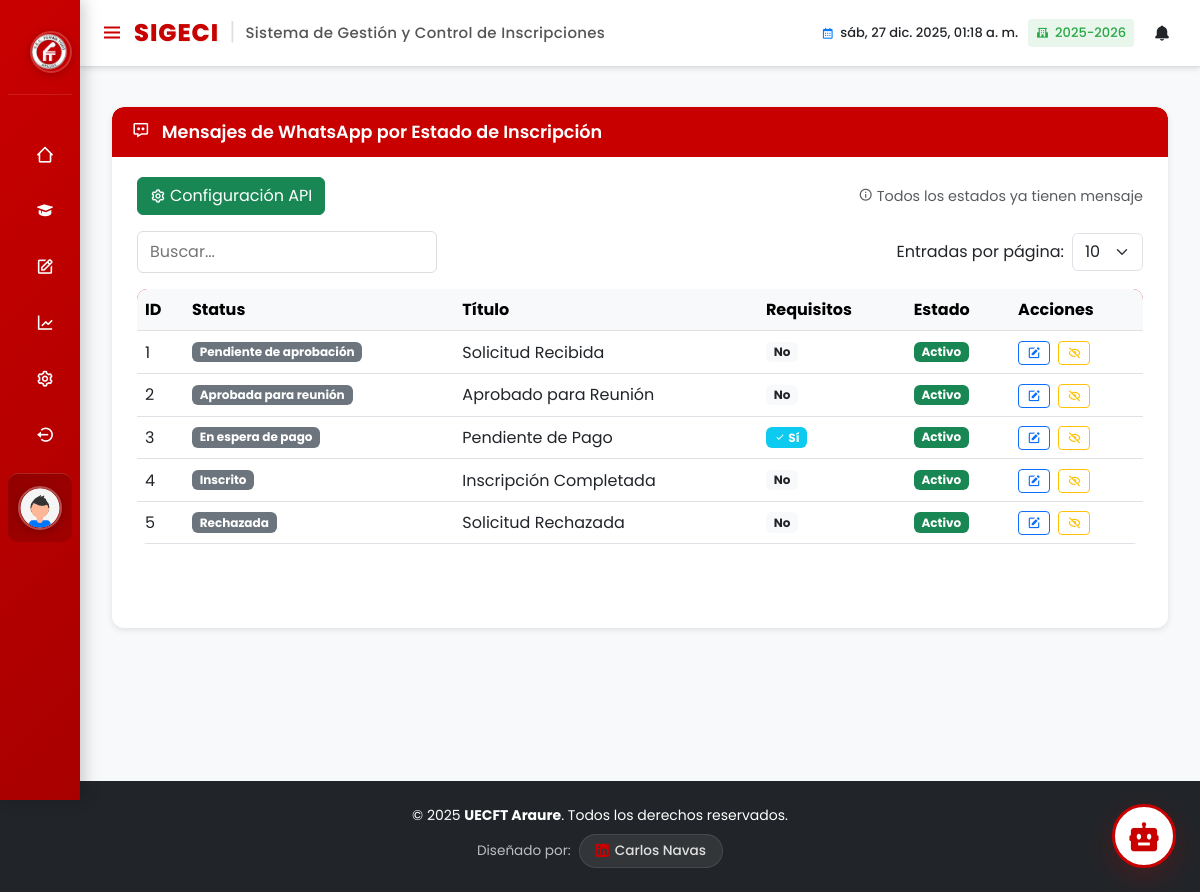
/vistas/configuracion/whatsapp/mensajes.php (signed in), run on an earlier commit of the app's database.
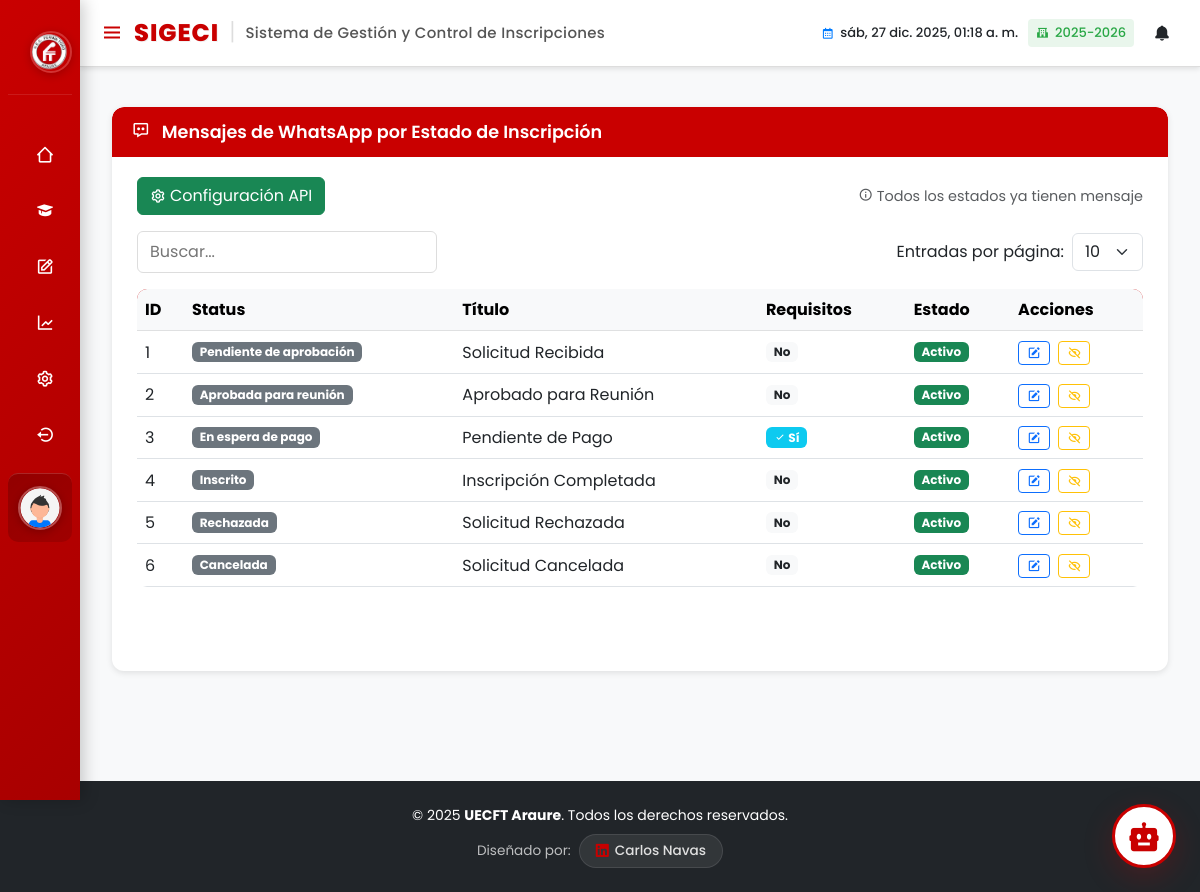
And on a later commit of the database.
### tables this page shows
CREATE TABLE fecha_escolar (
    IdFecha_Escolar int NOT NULL AUTO_INCREMENT PRIMARY KEY,
    fecha_escolar varchar(50) NOT NULL,
    fecha_activa BOOLEAN NOT NULL DEFAULT FALSE,
    inscripcion_activa BOOLEAN NOT NULL DEFAULT FALSE,
    renovacion_activa BOOLEAN NOT NULL DEFAULT FALSE
);

CREATE TABLE mensaje_whatsapp (
    IdMensajeWhatsapp INT NOT NULL AUTO_INCREMENT PRIMARY KEY,
    IdStatus INT NOT NULL COMMENT 'Status de inscripción asociado',
    titulo VARCHAR(100) NOT NULL COMMENT 'Título identificador del mensaje',
    contenido TEXT NOT NULL COMMENT 'Contenido del mensaje con variables (soporta emojis)',
    incluir_requisitos BOOLEAN NOT NULL DEFAULT FALSE COMMENT 'Si se incluyen requisitos del nivel',
    activo BOOLEAN NOT NULL DEFAULT TRUE COMMENT 'Si el mensaje está activo',
    fecha_creacion DATETIME DEFAULT CURRENT_TIMESTAMP,
    fecha_actualizacion DATETIME DEFAULT CURRENT_TIMESTAMP ON UPDATE CURRENT_TIMESTAMP,
    FOREIGN KEY (IdStatus) REFERENCES status(IdStatus)
);

CREATE TABLE status (
    IdStatus int NOT NULL AUTO_INCREMENT PRIMARY KEY,
    IdTipo_Status int NOT NULL,
    status varchar(50) NOT NULL,
    FOREIGN KEY (IdTipo_Status) REFERENCES tipo_status(IdTipo_Status)
);

### modelos/MensajeWhatsapp.php (called while the page is built, shortened)
<?php
class MensajeWhatsapp {
    private $conn;
    private $table = "mensaje_whatsapp";
    public function __construct($db) {
        $this->conn = $db;
    }
    public function obtenerTodos() {
        $query = "SELECT m.*, s.status as nombre_status
                  FROM " . $this->table . " m
                  INNER JOIN status s ON m.IdStatus = s.IdStatus
                  ORDER BY m.IdStatus ASC, m.activo DESC";
        $stmt = $this->conn->prepare($query);
        $stmt->execute();
        return $stmt->fetchAll(PDO::FETCH_ASSOC);
    }
}

### vistas/configuracion/whatsapp/mensajes.php (the view, shortened to what the rows shown need)
<?php
require_once __DIR__ . '/../../../modelos/MensajeWhatsapp.php';
$database = new Database();
$conexion = $database->getConnection();
$mensajeModel = new MensajeWhatsapp($conexion);
$mensajes = $mensajeModel->obtenerTodos();
$esAdmin = ($_SESSION['idPerfil'] == 1);
?>
<head>
</head>
<?php include '../../layouts/menu.php'; ?>
<?php include '../../layouts/header.php'; ?>
<section class="home-section">
    <div class="main-content">
        <div class="container">
            <div class="row justify-content-center">
                <div class="col-12">
                    <div class="card">
                        <div class="card-body">
                            <div class="table-responsive">
                                <table class="table table-hover align-middle" id="tabla-mensajes">
                                    <thead class="table-light">
                                        <tr>
                                            <th>ID</th>
                                            <th>Status</th>
                                            <th>Título</th>
                                            <th>Requisitos</th>
                                            <th>Estado</th>
                                            <th>Acciones</th>
                                        </tr>
                                    </thead>
                                    <tbody id="table-body">
                                        <?php foreach ($mensajes as $msg): ?>
                                            <tr>
                                                <td><?= htmlspecialchars($msg['IdMensajeWhatsapp']) ?></td>
                                                <td>
                                                    <span class="badge bg-secondary">
                                                        <?= htmlspecialchars($msg['nombre_status']) ?>
                                                    </span>
                                                </td>
                                                <td><?= htmlspecialchars($msg['titulo']) ?></td>
                                                <td>
                                                    <?php if ($msg['incluir_requisitos']): ?>
                                                        <span class="badge bg-info"><i class='bx bx-check'></i> Sí</span>
                                                    <?php else: ?>
                                                        <span class="badge bg-light text-dark">No</span>
                                                    <?php endif; ?>
                                                </td>
                                                <td>
                                                    <?php if ($msg['activo']): ?>
                                                        <span class="badge bg-success">Activo</span>
                                                    <?php else: ?>
                                                        <span class="badge bg-danger">Inactivo</span>
                                                    <?php endif; ?>
                                                </td>
                                                <td>
                                                    <a href="editar_mensaje.php?id=<?= $msg['IdMensajeWhatsapp'] ?>"
                                                       class="btn btn-sm btn-outline-primary me-1" title="Editar">
                                                        <i class='bx bxs-edit'></i>
                                                    </a>
                                                    <?php if ($esAdmin): ?>
                                                        <?php if ($msg['activo']): ?>
                                                            <button class="btn btn-sm btn-outline-warning"
                                                                    onclick="cambiarEstado(<?= $msg['IdMensajeWhatsapp'] ?>, 0)"
                                                                    title="Desactivar">
                                                                <i class='bx bx-hide'></i>
                                                            </button>
                                                        <?php endif; ?>
                                                    <?php endif; ?>
                                                </td>
                                            </tr>
                                        <?php endforeach; ?>
                                    </tbody>
                                </table>
                            </div>
                        </div>
                    </div>
                </div>
            </div>
        </div>
    </div>
</section>
<?php include '../../layouts/footer.php'; ?>
</body>
</html>

### vistas/layouts/menu.php (shortened to what the rows shown need)
<?php
global $conexion;
$queryAnoActivo = "SELECT fecha_escolar FROM fecha_escolar WHERE fecha_activa = 1 LIMIT 1";
$stmtAnoActivo = $conexion->prepare($queryAnoActivo);
$stmtAnoActivo->execute();
$anoEscolarActivo = $stmtAnoActivo->fetch(PDO::FETCH_ASSOC);
$nombreAnoEscolar = $anoEscolarActivo ? $anoEscolarActivo['fecha_escolar'] : 'Sin año activo';
?>
<section class="home-section">
    <div class="home-content">
        <div class="right-section">
            <div class="school-year">
                <i class='bx bxs-school'></i>
                <span><?= htmlspecialchars($nombreAnoEscolar) ?></span>
            </div>
        </div>
    </div>
</section>
<?php
include __DIR__ . '/chat_widget.php';
?>

What changed in the data, as far as the page shows it:
added mensaje_whatsapp: IdMensajeWhatsapp "6", IdStatus.status "Cancelada", titulo "Solicitud Cancelada", incluir_requisitos "No", activo "Activo"
